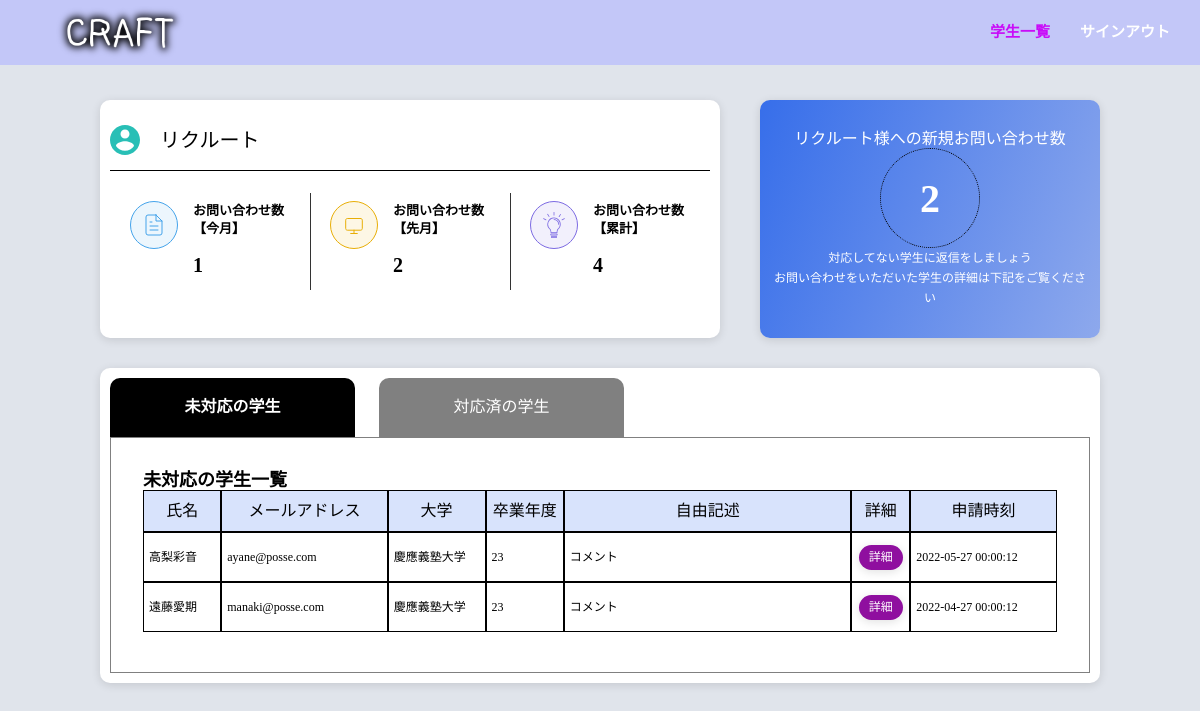
The page /src/CRAFT/agent/index.php (signed in) on the database its author committed.
### tables this page shows
CREATE TABLE agents (
  id INT AUTO_INCREMENT NOT NULL PRIMARY KEY,
  agent VARCHAR(255),
  service__name VARCHAR(255),
  name__kanji VARCHAR(255),
  name__kana VARCHAR(255),
  url VARCHAR(255),
  postcode VARCHAR(255),
  address VARCHAR(255),
  tel VARCHAR(255),
  email VARCHAR(255),
  contact__email VARCHAR(255),
  agent__detail VARCHAR(255),
  service__agent__scale VARCHAR(255),
  service__aria VARCHAR(255),
  service__unique VARCHAR(255),
  service__total FLOAT,
  service__offer FLOAT,
  service__useful FLOAT,
  service__reaction FLOAT,
  service__support FLOAT,
  service__detail VARCHAR(255)
);

CREATE table students_agents_mix AS
SELECT
  students.id AS id,
  name__kanji,
  name__kana,
  email,
  tel,
  postcode,
  address,
  birth,
  university,
  faculty,
  course,
  graduate,
  content,
  apply_time,
  agent_id,
  contact_id
FROM
  students
  join students_agents_connect on id = apply_id;

### src/CRAFT/agent/index.php (the view, shortened to what this page needs)
<?php
require(dirname(__FILE__) . "../../../dbconnect.php");
$agent_id =  $_SESSION['agent_id'];
$agents_stmt = $db->prepare("SELECT * from agents WHERE id = ?");
$agents_stmt->bindValue(1, $agent_id);
$agents_stmt->execute();
$agents_data = $agents_stmt->fetchAll();
for ($j = 0; $j <= 2; $j++) {
    $students_stmt_[$j] = $db->prepare("SELECT * from students_agents_mix WHERE agent_id = ? and contact_id=?");
    $students_stmt_[$j]->bindValue(1, $agent_id);
    $students_stmt_[$j]->bindValue(2, $j);
    $students_stmt_[$j]->execute();
    $students_data_[$j] = $students_stmt_[$j]->fetchAll();
    $students_count_stmt_[$j] = $db->prepare("SELECT COUNT(*) from students_agents_mix WHERE agent_id=? and contact_id=?");
    $students_count_stmt_[$j]->bindValue(1, $agent_id);
    $students_count_stmt_[$j]->bindValue(2, $j);
    $students_count_stmt_[$j]->execute();
    $students_count_data_[$j] = $students_count_stmt_[$j]->fetchAll();
    $students_count_[$j] = $students_count_data_[$j][0]['COUNT(*)'];
}
$students_count_stmt = $db->prepare("SELECT COUNT(*) from students_agents_mix WHERE agent_id=?");
$students_count_stmt->bindValue(1, $agent_id);
$students_count_stmt->execute();
$students_count_data = $students_count_stmt->fetchAll();
$students_count = $students_count_data[0]['COUNT(*)'];
$students_yet_count_stmt = $db->prepare("SELECT COUNT(*) from students_agents_mix WHERE agent_id=? and contact_id = 0");
$students_yet_count_stmt->bindValue(1, $agent_id);
$students_yet_count_stmt->execute();
$students_yet_count_data = $students_yet_count_stmt->fetchAll();
$students_yet_count = $students_yet_count_data[0]['COUNT(*)'];
$students_this_month_count_stmt = $db->prepare("SELECT COUNT(*) FROM students_agents_mix WHERE
DATE_FORMAT(apply_time, '%Y%m') = DATE_FORMAT(now(), '%Y%m')  and agent_id=?");
$students_this_month_count_stmt->bindValue(1, $agent_id);
$students_this_month_count_stmt->execute();
$students_this_month_count_data = $students_this_month_count_stmt->fetchAll();
$students_this_month_count = $students_this_month_count_data[0]['COUNT(*)'];
$students_last_month_count_stmt = $db->prepare("SELECT COUNT(*) FROM students_agents_mix WHERE
DATE_FORMAT(apply_time, '%Y%m') = DATE_FORMAT(CURDATE() - INTERVAL 1 MONTH, '%Y%m')
and agent_id=?");
$students_last_month_count_stmt->bindValue(1, $agent_id);
$students_last_month_count_stmt->execute();
$students_last_month_count_data = $students_last_month_count_stmt->fetchAll();
$students_last_month_count = $students_last_month_count_data[0]['COUNT(*)'];
?>
<!DOCTYPE html>
<html lang="ja">
<head>
    <link rel="stylesheet" href="../../assets/css/reset.css">
    <link rel="stylesheet" href="../../assets/css/index-agent.min.css">
</head>
<body>
    <?php require  "./capsule/header.php"; ?>
    <main class="main">
        <ul class="main__list">
            <li class="main__item">
                <div class="main__item__account">
                    <img src="../../assets/img/icon_avatar.svg" alt="icon">
                    <p class="main__item__account__name"><?php echo $agents_data[0]['agent']; ?></p>
                </div>
                <hr>
                <ul class="score__list">
                    <li class="score__item">
                        <div class="score__item__content">
                            <small class="score__item__title">お問い合わせ数<br>【今月】</small>
                            <br>
                            <div class="score__item__value">
                                <span class="score__item__number"><?php echo $students_this_month_count; ?></span>
                            </div>
                        </div>
                    </li>
                    <li class="score__item">
                        <div class="score__item__content">
                            <small class="score__item__title">お問い合わせ数<br>【先月】</small>
                            <br>
                            <div class="score__item__value">
                                <span class="score__item__number"><? echo $students_last_month_count; ?></span>
                            </div>
                        </div>
                    </li>
                    <li class="score__item">
                        <div class="score__item__content">
                            <small class="score__item__title">お問い合わせ数<br>【累計】</small>
                            <br>
                            <div class="score__item__value">
                                <span class="score__item__number"><?php echo $students_count; ?></span>
                            </div>
                        </div>
                    </li>
                </ul>
            </li>
            <li class="main__item">
                <div class="myCard">
                    <p class="myCard__title"><span class="myCard__title__agent"><?php echo $agents_data[0]['agent']; ?></span>様への新規お問い合わせ数</p>
                    <span class="myCard__number"><?php echo $students_yet_count; ?></span>
                    <p class="myCard__text">対応してない学生に返信をしましょう<br>お問い合わせをいただいた学生の詳細は下記をご覧ください</p>
                </div>
            </li>
            <li class="main__item">
                <div class="student">
                    <div class="student__tab" role="tablist">
                        <button class="student__tab__button" role="tab" aria-controls="panel1" aria-selected="true">未対応の学生</button>
                        <button class="student__tab__button" role="tab" aria-controls="panel2" aria-selected="false">対応済の学生</button>
                    </div>
                    <div class="student__panel">
                        <div id="panel1" role="tabpanel" class="student__panel__item">
                            <h3 class="student__panel__item__title">未対応の学生一覧</h3>
                            <form action="./index.php" method="POST">
                                <dl class="student__panel__item__content">
                                    <div class="student__panel__item__content__piece">
                                        <dt>氏名</dt>
                                        <?php for ($i = 1; $i <= $students_count_[0]; $i++) { ?>
                                            <dd><?php echo $students_data_[0][$i - 1]['name__kanji'] ?></dd>
                                        <?php }; ?>
                                    </div>
                                    <div class="student__panel__item__content__piece">
                                        <dt>メールアドレス</dt>
                                        <?php for ($i = 1; $i <= $students_count_[0]; $i++) { ?>
                                            <dd><?php echo $students_data_[0][$i - 1]['email'] ?></dd>
                                        <?php }; ?>
                                    </div>
                                    <div class="student__panel__item__content__piece">
                                        <dt>大学</dt>
                                        <?php for ($i = 1; $i <= $students_count_[0]; $i++) { ?>
                                            <dd><?php echo $students_data_[0][$i - 1]['university']; ?></dd>
                                        <?php }; ?>
                                    </div>
                                    <div class="student__panel__item__content__piece">
                                        <dt>卒業年度</dt>
                                        <?php for ($i = 1; $i <= $students_count_[0]; $i++) { ?>
                                            <dd><?php echo $students_data_[0][$i - 1]['graduate'] ?></dd>
                                        <?php }; ?>
                                    </div>
                                    <div class="student__panel__item__content__piece">
                                        <dt>自由記述</dt>
                                        <?php for ($i = 1; $i <= $students_count_[0]; $i++) { ?>
                                            <dd><?php echo $students_data_[0][$i - 1]['content'] ?></dd>
                                        <?php }; ?>
                                    </div>
                                    <div class="student__panel__item__content__piece">
                                        <dt>詳細</dt>
                                        <?php for ($i = 0; $i < $students_count_[0]; $i++) { ?>
                                            <dd><button type="submit" name="student_number" value="<?php echo $students_data_[0][$i]['id']; ?>">詳細</button></dd>
                                        <?php }; ?>
                                    </div>
                                    <div class="student__panel__item__content__piece">
                                        <dt>申請時刻</dt>
                                        <?php for ($i = 1; $i <= $students_count_[0]; $i++) { ?>
                                            <dd><?php echo $students_data_[0][$i - 1]['apply_time']; ?></dd>
                                        <?php }; ?>
                                    </div>
                                </dl>
                            </form>
                        </div>
                    </div>
                </div>
            </li>
        </ul>
    </main>
</body>
</html>

### rows shown on the page
agents: agent "リクルート"
students_agents_mix: name__kanji "高梨彩音", email "ayane@posse.com", university "慶應義塾大学", graduate "23", content "コメント", $students_data_[0][$i]['id'] 1 (drawn), apply_time "2022-05-27 00:00:12"
students_agents_mix: name__kanji "遠藤愛期", email "manaki@posse.com", university "慶應義塾大学", graduate "23", content "コメント", $students_data_[0][$i]['id'] 3 (drawn), apply_time "2022-04-27 00:00:12"

### other values the page prints
$students_this_month_count "1"
$students_last_month_count "2"
$students_count "4"
$students_yet_count "2"
